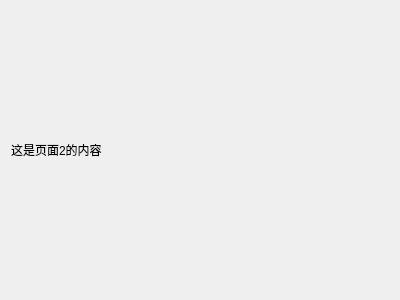
<?xml version="1.0" encoding="UTF-8"?>
<ui version="4.0">
 <class>PageTwo</class>
 <widget class="QWidget" name="PageTwo">
  <property name="geometry">
   <rect>
    <x>0</x>
    <y>0</y>
    <width>400</width>
    <height>300</height>
   </rect>
  </property>
  <property name="windowTitle">
   <string>Form</string>
  </property>
  <layout class="QGridLayout" name="gridLayout">
   <item row="0" column="0">
    <widget class="QLabel" name="label">
     <property name="text">
      <string>这是页面2的内容</string>
     </property>
    </widget>
   </item>
  </layout>
 </widget>
 <resources/>
 <connections/>
</ui>
